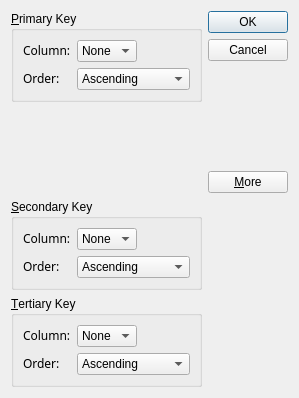
<?xml version="1.0" encoding="UTF-8"?>
<ui version="4.0">
 <class>SortDialog</class>
 <widget class="QDialog" name="SortDialog">
  <property name="geometry">
   <rect>
    <x>0</x>
    <y>0</y>
    <width>299</width>
    <height>398</height>
   </rect>
  </property>
  <property name="windowTitle">
   <string>Sort</string>
  </property>
  <layout class="QGridLayout">
   <item row="0" column="1" rowspan="2">
    <layout class="QVBoxLayout">
     <item>
      <widget class="QPushButton" name="okButton">
       <property name="text">
        <string>OK</string>
       </property>
       <property name="default">
        <bool>true</bool>
       </property>
      </widget>
     </item>
     <item>
      <widget class="QPushButton" name="cancelButton">
       <property name="text">
        <string>Cancel</string>
       </property>
      </widget>
     </item>
     <item>
      <spacer>
       <property name="orientation">
        <enum>Qt::Vertical</enum>
       </property>
       <property name="sizeHint" stdset="0">
        <size>
         <width>20</width>
         <height>0</height>
        </size>
       </property>
      </spacer>
     </item>
     <item>
      <widget class="QPushButton" name="moreButton">
       <property name="text">
        <string>&amp;More</string>
       </property>
       <property name="checkable">
        <bool>true</bool>
       </property>
      </widget>
     </item>
    </layout>
   </item>
   <item row="3" column="0">
    <widget class="QGroupBox" name="tertiaryGroupBox">
     <property name="title">
      <string>&amp;Tertiary Key</string>
     </property>
     <layout class="QGridLayout">
      <item row="1" column="1" colspan="2">
       <widget class="QComboBox" name="tertiaryOrderCombo">
        <item>
         <property name="text">
          <string>Ascending</string>
         </property>
        </item>
        <item>
         <property name="text">
          <string>Descending</string>
         </property>
        </item>
       </widget>
      </item>
      <item row="1" column="0">
       <widget class="QLabel" name="tertiaryOrderLabel">
        <property name="text">
         <string>&lt;html&gt;&lt;head&gt;&lt;meta name=&quot;qrichtext&quot; content=&quot;1&quot; /&gt;&lt;/head&gt;&lt;body style=&quot; white-space: pre-wrap; font-family:Sans Serif; font-weight:400; font-style:normal; text-decoration:none;&quot;&gt;&lt;p style=&quot; margin-top:0px; margin-bottom:0px; margin-left:0px; margin-right:0px; -qt-block-indent:0; text-indent:0px;&quot;&gt;Order:&lt;/p&gt;&lt;/body&gt;&lt;/html&gt;</string>
        </property>
       </widget>
      </item>
      <item row="0" column="0">
       <widget class="QLabel" name="tertiaryColumnLabel">
        <property name="text">
         <string>&lt;html&gt;&lt;head&gt;&lt;meta name=&quot;qrichtext&quot; content=&quot;1&quot; /&gt;&lt;/head&gt;&lt;body style=&quot; white-space: pre-wrap; font-family:Sans Serif; font-weight:400; font-style:normal; text-decoration:none;&quot;&gt;&lt;p style=&quot; margin-top:0px; margin-bottom:0px; margin-left:0px; margin-right:0px; -qt-block-indent:0; text-indent:0px;&quot;&gt;Column:&lt;/p&gt;&lt;/body&gt;&lt;/html&gt;</string>
        </property>
       </widget>
      </item>
      <item row="0" column="2">
       <spacer>
        <property name="orientation">
         <enum>Qt::Horizontal</enum>
        </property>
        <property name="sizeHint" stdset="0">
         <size>
          <width>31</width>
          <height>20</height>
         </size>
        </property>
       </spacer>
      </item>
      <item row="0" column="1">
       <widget class="QComboBox" name="tertiaryColumnCombo">
        <item>
         <property name="text">
          <string>None</string>
         </property>
        </item>
       </widget>
      </item>
     </layout>
    </widget>
   </item>
   <item row="2" column="0">
    <widget class="QGroupBox" name="secondaryGroupBox">
     <property name="title">
      <string>&amp;Secondary Key</string>
     </property>
     <layout class="QGridLayout">
      <item row="1" column="1" colspan="2">
       <widget class="QComboBox" name="secondaryOrderCombo">
        <item>
         <property name="text">
          <string>Ascending</string>
         </property>
        </item>
        <item>
         <property name="text">
          <string>Descending</string>
         </property>
        </item>
       </widget>
      </item>
      <item row="1" column="0">
       <widget class="QLabel" name="secondaryOrderLabel">
        <property name="text">
         <string>&lt;html&gt;&lt;head&gt;&lt;meta name=&quot;qrichtext&quot; content=&quot;1&quot; /&gt;&lt;/head&gt;&lt;body style=&quot; white-space: pre-wrap; font-family:Sans Serif; font-weight:400; font-style:normal; text-decoration:none;&quot;&gt;&lt;p style=&quot; margin-top:0px; margin-bottom:0px; margin-left:0px; margin-right:0px; -qt-block-indent:0; text-indent:0px;&quot;&gt;Order:&lt;/p&gt;&lt;/body&gt;&lt;/html&gt;</string>
        </property>
       </widget>
      </item>
      <item row="0" column="0">
       <widget class="QLabel" name="secondaryColumnLabel">
        <property name="text">
         <string>&lt;html&gt;&lt;head&gt;&lt;meta name=&quot;qrichtext&quot; content=&quot;1&quot; /&gt;&lt;/head&gt;&lt;body style=&quot; white-space: pre-wrap; font-family:Sans Serif; font-weight:400; font-style:normal; text-decoration:none;&quot;&gt;&lt;p style=&quot; margin-top:0px; margin-bottom:0px; margin-left:0px; margin-right:0px; -qt-block-indent:0; text-indent:0px;&quot;&gt;Column:&lt;/p&gt;&lt;/body&gt;&lt;/html&gt;</string>
        </property>
       </widget>
      </item>
      <item row="0" column="2">
       <spacer>
        <property name="orientation">
         <enum>Qt::Horizontal</enum>
        </property>
        <property name="sizeHint" stdset="0">
         <size>
          <width>31</width>
          <height>20</height>
         </size>
        </property>
       </spacer>
      </item>
      <item row="0" column="1">
       <widget class="QComboBox" name="secondaryColumnCombo">
        <item>
         <property name="text">
          <string>None</string>
         </property>
        </item>
       </widget>
      </item>
     </layout>
    </widget>
   </item>
   <item row="1" column="0">
    <spacer>
     <property name="orientation">
      <enum>Qt::Vertical</enum>
     </property>
     <property name="sizeType">
      <enum>QSizePolicy::Expanding</enum>
     </property>
     <property name="sizeHint" stdset="0">
      <size>
       <width>20</width>
       <height>0</height>
      </size>
     </property>
    </spacer>
   </item>
   <item row="0" column="0">
    <widget class="QGroupBox" name="primaryGroupBox">
     <property name="title">
      <string>&amp;Primary Key</string>
     </property>
     <layout class="QGridLayout">
      <item row="1" column="1" colspan="2">
       <widget class="QComboBox" name="primaryOrderCombo">
        <item>
         <property name="text">
          <string>Ascending</string>
         </property>
        </item>
        <item>
         <property name="text">
          <string>Descending</string>
         </property>
        </item>
       </widget>
      </item>
      <item row="1" column="0">
       <widget class="QLabel" name="primaryOrderLabel">
        <property name="text">
         <string>&lt;html&gt;&lt;head&gt;&lt;meta name=&quot;qrichtext&quot; content=&quot;1&quot; /&gt;&lt;/head&gt;&lt;body style=&quot; white-space: pre-wrap; font-family:Sans Serif; font-weight:400; font-style:normal; text-decoration:none;&quot;&gt;&lt;p style=&quot; margin-top:0px; margin-bottom:0px; margin-left:0px; margin-right:0px; -qt-block-indent:0; text-indent:0px;&quot;&gt;Order:&lt;/p&gt;&lt;/body&gt;&lt;/html&gt;</string>
        </property>
       </widget>
      </item>
      <item row="0" column="0">
       <widget class="QLabel" name="primaryColumnLabel">
        <property name="text">
         <string>&lt;html&gt;&lt;head&gt;&lt;meta name=&quot;qrichtext&quot; content=&quot;1&quot; /&gt;&lt;/head&gt;&lt;body style=&quot; white-space: pre-wrap; font-family:Sans Serif; font-weight:400; font-style:normal; text-decoration:none;&quot;&gt;&lt;p style=&quot; margin-top:0px; margin-bottom:0px; margin-left:0px; margin-right:0px; -qt-block-indent:0; text-indent:0px;&quot;&gt;Column:&lt;/p&gt;&lt;/body&gt;&lt;/html&gt;</string>
        </property>
       </widget>
      </item>
      <item row="0" column="2">
       <spacer>
        <property name="orientation">
         <enum>Qt::Horizontal</enum>
        </property>
        <property name="sizeHint" stdset="0">
         <size>
          <width>31</width>
          <height>20</height>
         </size>
        </property>
       </spacer>
      </item>
      <item row="0" column="1">
       <widget class="QComboBox" name="primaryColumnCombo">
        <item>
         <property name="text">
          <string>None</string>
         </property>
        </item>
       </widget>
      </item>
     </layout>
    </widget>
   </item>
  </layout>
 </widget>
 <tabstops>
  <tabstop>primaryColumnCombo</tabstop>
  <tabstop>primaryOrderCombo</tabstop>
  <tabstop>secondaryColumnCombo</tabstop>
  <tabstop>secondaryOrderCombo</tabstop>
  <tabstop>tertiaryColumnCombo</tabstop>
  <tabstop>tertiaryOrderCombo</tabstop>
  <tabstop>okButton</tabstop>
  <tabstop>cancelButton</tabstop>
  <tabstop>moreButton</tabstop>
 </tabstops>
 <resources/>
 <connections>
  <connection>
   <sender>moreButton</sender>
   <signal>toggled(bool)</signal>
   <receiver>secondaryGroupBox</receiver>
   <slot>setVisible(bool)</slot>
   <hints>
    <hint type="sourcelabel">
     <x>288</x>
     <y>141</y>
    </hint>
    <hint type="destinationlabel">
     <x>104</x>
     <y>166</y>
    </hint>
   </hints>
  </connection>
  <connection>
   <sender>moreButton</sender>
   <signal>toggled(bool)</signal>
   <receiver>tertiaryGroupBox</receiver>
   <slot>setVisible(bool)</slot>
   <hints>
    <hint type="sourcelabel">
     <x>240</x>
     <y>141</y>
    </hint>
    <hint type="destinationlabel">
     <x>170</x>
     <y>307</y>
    </hint>
   </hints>
  </connection>
  <connection>
   <sender>okButton</sender>
   <signal>clicked()</signal>
   <receiver>SortDialog</receiver>
   <slot>accept()</slot>
   <hints>
    <hint type="sourcelabel">
     <x>257</x>
     <y>25</y>
    </hint>
    <hint type="destinationlabel">
     <x>283</x>
     <y>268</y>
    </hint>
   </hints>
  </connection>
  <connection>
   <sender>cancelButton</sender>
   <signal>clicked()</signal>
   <receiver>SortDialog</receiver>
   <slot>reject()</slot>
   <hints>
    <hint type="sourcelabel">
     <x>225</x>
     <y>56</y>
    </hint>
    <hint type="destinationlabel">
     <x>264</x>
     <y>335</y>
    </hint>
   </hints>
  </connection>
 </connections>
</ui>
